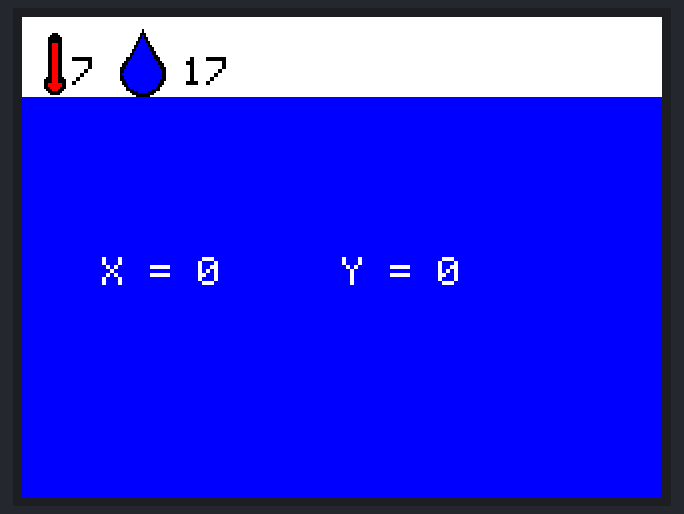
Bench run of a sketch on a simulated ESP32. Shown: 320×240 colour display. Random numbers use the default seed unless the sketch sets one.

Above: at 0.3 s.

The sketch:

weather_st.ino
```cpp
#include "SPI.h"
#include "TFT_eSPI.h"

#include <TouchScreen.h>
#define MINPRESSURE 10
#define MAXPRESSURE 40000
TFT_eSPI tft = TFT_eSPI();
const int XP = 27, XM = 15, YP = 4, YM = 14; //ID=0x9341

const int TS_LEFT = 380, TS_RT = -2700, TS_TOP = -2500, TS_BOT = 520;

TouchScreen ts = TouchScreen(XP, YP, XM, YM, 300);
int pixel_x, pixel_y;     //Touch_getXY() updates global vars
bool Touch_getXY(void)
{
     TSPoint p = ts.getPoint();
}

void setup()
{
  Serial.begin(9600);
  tft.init();
  tft.setRotation(3);
  tft.fillScreen(TFT_BLUE);

  tft.setTextSize(2);
  tft.setCursor(40,20);
  tft.setTextColor(TFT_WHITE);
  //tft.print("Teach Me Something");
  //Serial.println("Teach Me Something");


  //Header
   tft.fillRect(0 , 0 , 320 , 40, TFT_WHITE);
   //Thermometer
   tft.fillCircle(16, 33 , 5, TFT_BLACK);
   tft.fillCircle(16, 11 , 3, TFT_BLACK);
   tft.fillCircle(16, 33 , 3, TFT_RED);
   tft.fillRect( 13, 13, 7, 20, TFT_BLACK);
   tft.fillRect( 15, 13, 3, 20, TFT_RED);
   tft.setTextSize(2);
   tft.setCursor(25,20);
   tft.setTextColor(TFT_BLACK);
   tft.print(random(0,32));
   ///water
   tft.fillCircle(60, 28 , 11, TFT_BLACK);
    tft.fillTriangle(49, 28, 60, 6, 70, 24, TFT_BLACK);
    tft.fillCircle(60, 28 , 9, TFT_BLUE);
    tft.fillTriangle(50, 28, 60, 9, 68, 24, TFT_BLUE);

    tft.setCursor(80,20);
   tft.setTextColor(TFT_BLACK);
   tft.print(random(0,32));


  tft.setTextSize(2);


}

void loop()
{


        tft.setTextColor(TFT_GREEN);
        tft.fillRect(40,120,300,30,TFT_BLUE);
        tft.setTextColor(TFT_WHITE);
        tft.setCursor(40,120);
        tft. print ("X = ");
        tft.print(pixel_x);
        tft.setCursor(160,120);
        tft. print ("Y = ");
        tft.print(pixel_y);
        delay(10);
        bool down = Touch_getXY();

}
```
